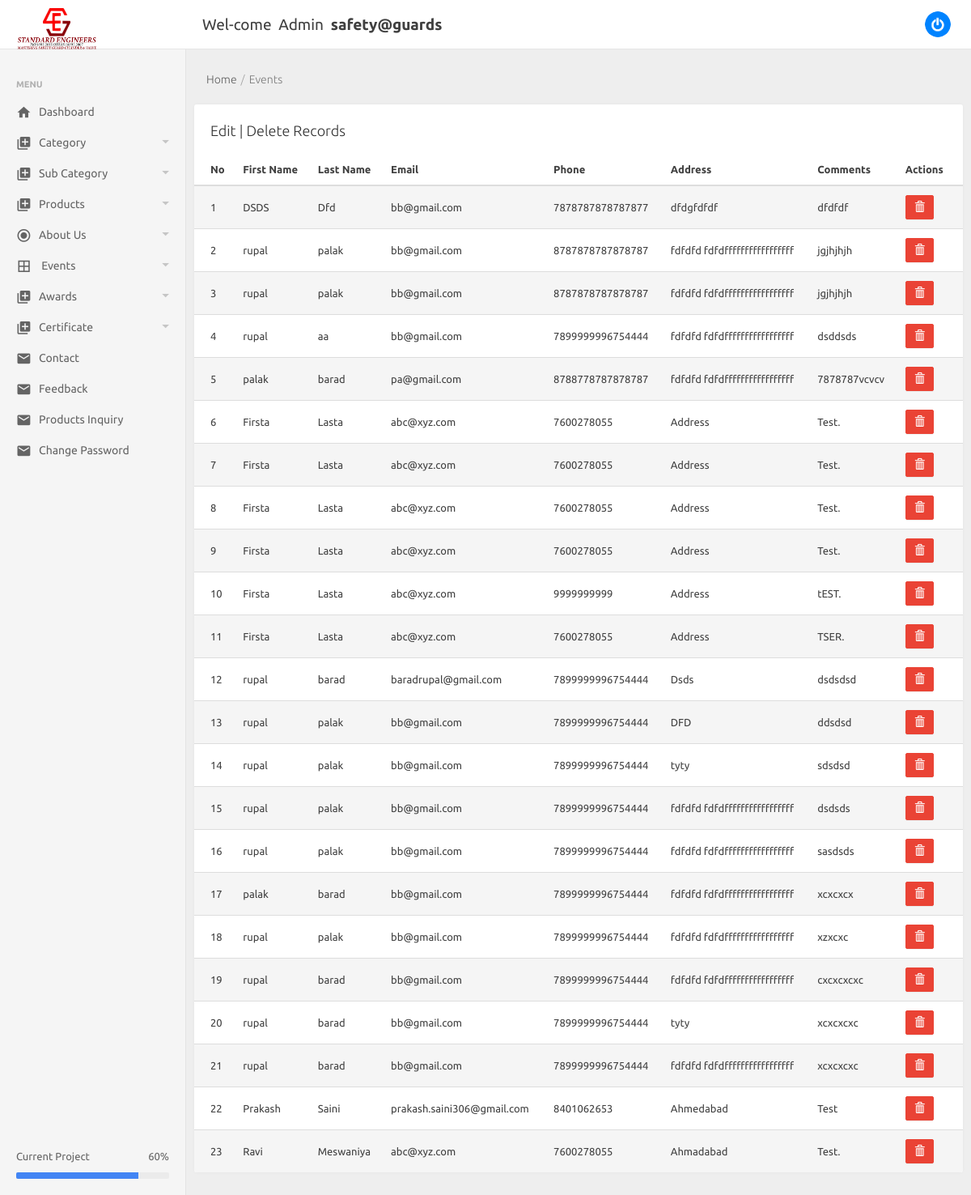
The page /admin/contact.php (signed in) on the database its author committed.
### tables this page shows
CREATE TABLE IF NOT EXISTS `contact` (
  `id` int(10) NOT NULL AUTO_INCREMENT,
  `f_name` varchar(200) NOT NULL,
  `l_name` varchar(200) NOT NULL,
  `email` varchar(200) NOT NULL,
  `phone` varchar(100) NOT NULL,
  `address` text NOT NULL,
  `comments` text NOT NULL,
  PRIMARY KEY (`id`)
);

### admin/contact.php (the view, shortened to what this page needs)
<?php
include './leftmenu.php';
include_once './config.php';
?>
<div class="be-content">
        <div class="page-head">
           <ol class="breadcrumb page-head-nav">
            <li><a href="#">Home</a></li>
            <li class="active">Events</li>
          </ol>
        </div>
<div class="main-content container-fluid">
          <div class="row">
            <div class="col-sm-12">
              <div class="panel panel-default panel-table">
                <div class="panel-heading">Edit | Delete Records
                </div>
                <div class="panel-body table-responsive">
                  <table id="table1" class="table table-striped table-hover table-fw-widget">
                    <thead>
                        <tr>
                        <th>No</th>
                     	<th>First Name</th>
        				<th>Last Name</th>
                        <th>Email</th>
                        <th>Phone</th>
                        <th>Address</th>
                        <th>Comments</th>
                        <th colspan="2">Actions</th>
                      </tr>
                    </thead>
                    <tbody>
                            <?php
                    $selelect_data="SELECT * FROM contact";
                    $exe_data=mysqli_query($con,$selelect_data);
                    while($tbl_data=mysqli_fetch_array($exe_data))
                    {
                    ?>
                      <tr class="odd gradeX">
						<td class="center"><?php echo $tbl_data['id']; ?></td>
                        <td><?php echo $tbl_data['f_name'];?></td>
                        <td><?php echo $tbl_data['l_name'];?></td>
                        <td><?php echo $tbl_data['email'];?></td>
                        <td><?php echo $tbl_data['phone'];?></td>
                        <td><?php echo $tbl_data['address'];?></td>
                        <td><?php echo $tbl_data['comments'];?></td>
                        <td><a href="contact.php?dlt=<?php echo $tbl_data['id']; ?>" class="btn btn-danger" onclick="return confirm('Are You Sure To Delete this record?');"><span class="glyphicon glyphicon-trash"></span></a>
                        </td>
                      </tr>
                    <?php } ?>
                    </tbody>
                  </table>
                </div>
              </div>
            </div>
          </div>
</div>

### rows shown on the page
contact: id "1", f_name "DSDS", l_name "Dfd", email "bb@gmail.com", phone "7878787878787877", address "dfdgfdfdf", comments "dfdfdf"
contact: id "2", f_name "rupal", l_name "palak", email "bb@gmail.com", phone "8787878787878787", address "fdfdfd fdfdfffffffffffffffff", comments "jgjhjhjh"
contact: id "3", f_name "rupal", l_name "palak", email "bb@gmail.com", phone "8787878787878787", address "fdfdfd fdfdfffffffffffffffff", comments "jgjhjhjh"
contact: id "4", f_name "rupal", l_name "aa", email "bb@gmail.com", phone "7899999996754444", address "fdfdfd fdfdfffffffffffffffff", comments "dsddsds"
contact: id "5", f_name "palak", l_name "barad", email "pa@gmail.com", phone "8788778787878787", address "fdfdfd fdfdfffffffffffffffff", comments "7878787vcvcv"
contact: id "6", f_name "Firsta", l_name "Lasta", email "abc@xyz.com", phone "7600278055", address "Address", comments "Test."
contact: id "7", f_name "Firsta", l_name "Lasta", email "abc@xyz.com", phone "7600278055", address "Address", comments "Test."
contact: id "8", f_name "Firsta", l_name "Lasta", email "abc@xyz.com", phone "7600278055", address "Address", comments "Test."
contact: id "9", f_name "Firsta", l_name "Lasta", email "abc@xyz.com", phone "7600278055", address "Address", comments "Test."
contact: id "10", f_name "Firsta", l_name "Lasta", email "abc@xyz.com", phone "9999999999", address "Address", comments "tEST."
contact: id "11", f_name "Firsta", l_name "Lasta", email "abc@xyz.com", phone "7600278055", address "Address", comments "TSER."
contact: id "12", f_name "rupal", l_name "barad", email "baradrupal@gmail.com", phone "7899999996754444", address "Dsds", comments "dsdsdsd"
contact: id "13", f_name "rupal", l_name "palak", email "bb@gmail.com", phone "7899999996754444", address "DFD", comments "ddsdsd"
contact: id "14", f_name "rupal", l_name "palak", email "bb@gmail.com", phone "7899999996754444", address "tyty", comments "sdsdsd"
contact: id "15", f_name "rupal", l_name "palak", email "bb@gmail.com", phone "7899999996754444", address "fdfdfd fdfdfffffffffffffffff", comments "dsdsds"
contact: id "16", f_name "rupal", l_name "palak", email "bb@gmail.com", phone "7899999996754444", address "fdfdfd fdfdfffffffffffffffff", comments "sasdsds"
contact: id "17", f_name "palak", l_name "barad", email "bb@gmail.com", phone "7899999996754444", address "fdfdfd fdfdfffffffffffffffff", comments "xcxcxcx"
contact: id "18", f_name "rupal", l_name "palak", email "bb@gmail.com", phone "7899999996754444", address "fdfdfd fdfdfffffffffffffffff", comments "xzxcxc"
contact: id "19", f_name "rupal", l_name "barad", email "bb@gmail.com", phone "7899999996754444", address "fdfdfd fdfdfffffffffffffffff", comments "cxcxcxcxc"
contact: id "20", f_name "rupal", l_name "barad", email "bb@gmail.com", phone "7899999996754444", address "tyty", comments "xcxcxcxc"
contact: id "21", f_name "rupal", l_name "barad", email "bb@gmail.com", phone "7899999996754444", address "fdfdfd fdfdfffffffffffffffff", comments "xcxcxcxc"
contact: id "22", f_name "Prakash", l_name "Saini", email "prakash.saini306@gmail.com", phone "8401062653", address "Ahmedabad", comments "Test"
contact: id "23", f_name "Ravi", l_name "Meswaniya", email "abc@xyz.com", phone "7600278055", address "Ahmadabad", comments "Test."

### other values the page prints
$_SESSION['login_user'] "safety@guards"
